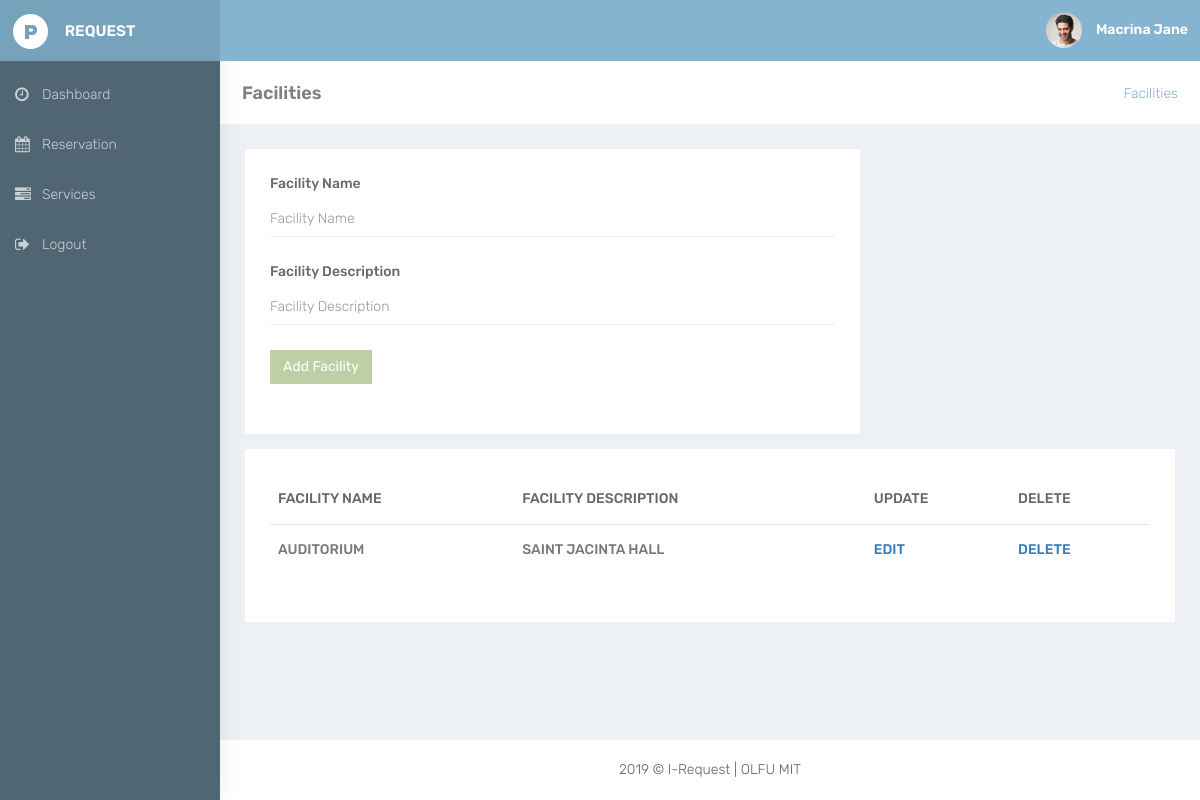
The page /facilities.php (signed in) on the database its author committed.
### tables this page shows
CREATE TABLE `users_tb` (
  `user_id` int(10) NOT NULL,
  `first_name` varchar(300) NOT NULL,
  `middle_name` varchar(300) NOT NULL,
  `last_name` varchar(300) NOT NULL,
  `name_extension` varchar(300) NOT NULL,
  `mobile_number` varchar(300) NOT NULL,
  `address` varchar(300) NOT NULL,
  `username` varchar(300) NOT NULL,
  `password` varchar(300) NOT NULL,
  `department_id` int(10) NOT NULL,
  `role_type` varchar(300) DEFAULT NULL,
  `user_status` varchar(300) NOT NULL
);

CREATE TABLE `inventory_items_tb` (
  `inventory_item_id` int(10) NOT NULL,
  `item_name` varchar(500) NOT NULL,
  `item_description` varchar(1000) NOT NULL,
  `inventory_cat_id` int(10) NOT NULL
);

### controllers/users_functions.php (called while the page is built, shortened)
<?php
if(!function_exists('getUserDetailsByUsername')){
    function getUserDetailsByUsername($conn, $username){
        $users_details = array();
        $query = mysqli_query($conn, "SELECT * from users_tb where username = '$username'");
        while($row = mysqli_fetch_array($query)){
            array_push($users_details, $row['first_name'], $row['middle_name'], $row['last_name'], $row['name_extension'], $row['mobile_number'], $row['address'], $row['username'], $row['password'], $row['department_id'], $row['role_type'], $row['user_status'], $row['user_id']);
        }
        return $users_details;
    }
}
                    ?>

### controllers/inventory_functions.php (the view, shortened to what this page needs)
<?php
if(!function_exists('getFacilityData')){
    function getFacilityData($conn){
        $query = mysqli_query($conn, "SELECT * from inventory_items_tb where inventory_cat_id = '1'");
        if(mysqli_num_rows($query) > 0){
            while($row = mysqli_fetch_array($query)){
                ?>
                <tr>
                   <td class="txt-oflo"><?php echo $row['item_name'] ?></td>
                   <td class="txt-oflo"><?php echo $row['item_description'] ?></td>
                   <td class="txt-oflo"><a href="edit_facilities.php<?php echo '?id='.$row['inventory_item_id']; ?>">Edit</a></td>
                   <td class="txt-oflo"><a href="delete_facilities.php<?php echo '?id='.$row['inventory_item_id']; ?>">Delete</a></td>
               </tr>
               <?php
            }
        }else{
            echo "No Facility Found";
        }
    }
}
                ?>

### controllers/include_partial_functions.php (shortened to what this page needs)
<?php
if(!function_exists('get_FooterBlade')){
    function get_FooterBlade(){
        ?>
        <footer class="footer text-center"> 2019 &copy; I-Request | OLFU MIT </footer>
        <?php
    }
}
if(!function_exists('getHeaderUserName')) {
    function getHeaderUserName() {
        include "database/config.php";
        include "users_functions.php";
        $username = $_SESSION['user'];
        if($username == 'iRequest') {
        ?>
            <a class="profile-pic" href="edit_user.php">
                <img src="resources/images/avatar.jpg" alt="avatar" width="36" class="img-circle">
                <b class="hidden-xs">Administrator</b>
            </a>
        <?php
        }else{
            $firstname = getUserDetailsByUsername($conn, $username)[0];
        ?>
            <a class="profile-pic" href="edit_user.php<?php echo '?id='.getUserDetailsByUsername($conn, $username)[11]; ?>">
                <img src="resources/images/avatar.jpg" alt="avatar" width="36" class="img-circle">
                <b class="hidden-xs"><?php echo $firstname ?></b>
            </a>
        <?php
        }
    }
}
        ?>
        <?php
if(!function_exists('get_headBlade')){
    function get_headBlade(){
        ?>
            <link rel="stylesheet" href="resources/bootstrap/dist/css/bootstrap.min.css" >
            <link rel="stylesheet" href="resources/plugins/bower_components/sidebar-nav/dist/sidebar-nav.min.css" >
            <link rel="stylesheet" href="resources/plugins/bower_components/toast-master/css/jquery.toast.css" >
            <link rel="stylesheet" href="resources/plugins/bower_components/morrisjs/morris.css" >
            <link rel="stylesheet" href="resources/css/animate.css" >
            <link rel="stylesheet" href="resources/css/style.css" >
            <link rel="stylesheet" href="resources/plugins/datatable.css" >
            <link rel="stylesheet" id="theme" href="resources/css/colors/blue-dark.css" >
        <?php
    }
}
        ?>
        <?php
if(!function_exists('get_NavBlade')){
    function get_NavBlade(){
        if(isset($_SESSION['role_type'])) {
            if($_SESSION['role_type'] == "Admin"){
                ?>
                <div class="navbar-default sidebar" role="navigation">
                    <div class="sidebar-nav navbar-collapse slimscrollsidebar">
                        <ul class="nav" id="side-menu">
                            <li style="padding: 10px 0 0;">
                                <a href="dashboard_admin.php" class="waves-effect"><i class="fa fa-dashboard fa-fw" aria-hidden="true"></i><span class="hide-menu">Dashboard</span></a>
                            </li>
                            <li>
                                <a href="schedules.php" class="waves-effect"><i class="fa fa-calendar fa-fw" aria-hidden="true"></i><span class="hide-menu">Schedules</span></a>
                            </li>
                            <li>
                                <a href="services_admin.php" class="waves-effect"><i class="fa fa-tasks fa-fw" aria-hidden="true"></i><span class="hide-menu">Services</span></a>
                            </li>
                            <li>
                                <a href="facilities.php" class="waves-effect"><i class="fa fa-building fa-fw" aria-hidden="true"></i><span class="hide-menu">Facilities</span></a>
                            </li>
                            <li>
                                <a href="automobiles.php" class="waves-effect"><i class="fa fa-car fa-fw" aria-hidden="true"></i><span class="hide-menu">Automobiles</span></a>
                            </li>
                            <li>
                                <a href="department.php" class="waves-effect"><i class="fa fa-table fa-fw" aria-hidden="true"></i><span class="hide-menu">Departments</span></a>
                            </li>
                            <li>
                                <a href="user_management.php" class="waves-effect"><i class="fa fa-users fa-fw" aria-hidden="true"></i><span class="hide-menu">User Management</span></a>
                            </li>
                            <li>
                                <a href="logout_action.php" class="waves-effect"><i class="fa fa-sign-out fa-fw" aria-hidden="true"></i><span class="hide-menu">Logout</span></a>
                            </li>
                        </ul>
                    </div>
                </div>
                <?php
            }else{
                ?>
                <div class="navbar-default sidebar" role="navigation">
                    <div class="sidebar-nav navbar-collapse slimscrollsidebar">
                        <ul class="nav" id="side-menu">
                            <li style="padding: 10px 0 0;">
                                <a href="dashboard_department_member.php" class="waves-effect"><i class="fa fa-clock-o fa-fw" aria-hidden="true"></i><span class="hide-menu">Dashboard</span></a>
                            </li>
                            <li>
                                <a href="reserve_first_step.php" class="waves-effect"><i class="fa fa-calendar fa-fw" aria-hidden="true"></i><span class="hide-menu">Reservation</span></a>
                            </li>
                            <li>
                                <a href="services_user.php" class="waves-effect"><i class="fa fa-tasks fa-fw" aria-hidden="true"></i><span class="hide-menu">Services</span></a>
                            </li>
                            <li>
                                <a href="logout_action.php" class="waves-effect"><i class="fa fa-sign-out fa-fw" aria-hidden="true"></i><span class="hide-menu">Logout</span></a>
                            </li>
                        </ul>
                    </div>
                </div>
                <?php
            }
        }
    }
}
?>

### resources/css/colors/blue-dark.css (style rules this page uses)
body { background:#516673 }
.navbar-top-links>li>a { color:#ffffff }
.sidebar { background:#516673;box-shadow:1px 0 20px rgba(0,0,0,0.08) }
#side-menu li a { color:#c8d1d6 }
#side-menu li a { color:#c8d1d6;border-left:0 solid #516673 }

### rows shown on the page
users_tb: first_name "Macrina Jane"
inventory_items_tb: item_name "AUDITORIUM", item_description "SAINT JACINTA HALL"
